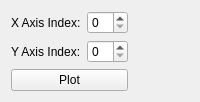
                 <widget class="QWidget" name="tab_18">
                  <attribute name="title">
                   <string>Page 6</string>
                  </attribute>
                  <layout class="QGridLayout" name="gridLayout_12">
                   <item row="0" column="0">
                    <layout class="QGridLayout" name="gridLayout_8">
                     <item row="0" column="0">
                      <layout class="QVBoxLayout" name="verticalLayout_9">
                       <item>
                        <layout class="QFormLayout" name="formLayout_13">
                         <item row="0" column="0">
                          <widget class="QLabel" name="label_7">
                           <property name="text">
                            <string>X Axis Index:</string>
                           </property>
                          </widget>
                         </item>
                         <item row="0" column="1">
                          <widget class="QSpinBox" name="dataLabellingTool_featurePlotAxisASpinBox"/>
                         </item>
                         <item row="1" column="0">
                          <widget class="QLabel" name="label_8">
                           <property name="text">
                            <string>Y Axis Index:</string>
                           </property>
                          </widget>
                         </item>
                         <item row="1" column="1">
                          <widget class="QSpinBox" name="dataLabellingTool_featurePlotAxisBSpinBox"/>
                         </item>
                        </layout>
                       </item>
                       <item>
                        <widget class="QPushButton" name="dataLabellingTool_featurePlotButton">
                         <property name="text">
                          <string>Plot</string>
                         </property>
                        </widget>
                       </item>
                      </layout>
                     </item>
                     <item row="0" column="1">
                      <spacer name="horizontalSpacer_14">
                       <property name="orientation">
                        <enum>Qt::Horizontal</enum>
                       </property>
                       <property name="sizeHint" stdset="0">
                        <size>
                         <width>40</width>
                         <height>20</height>
                        </size>
                       </property>
                      </spacer>
                     </item>
                    </layout>
                   </item>
                  </layout>
                 </widget>
